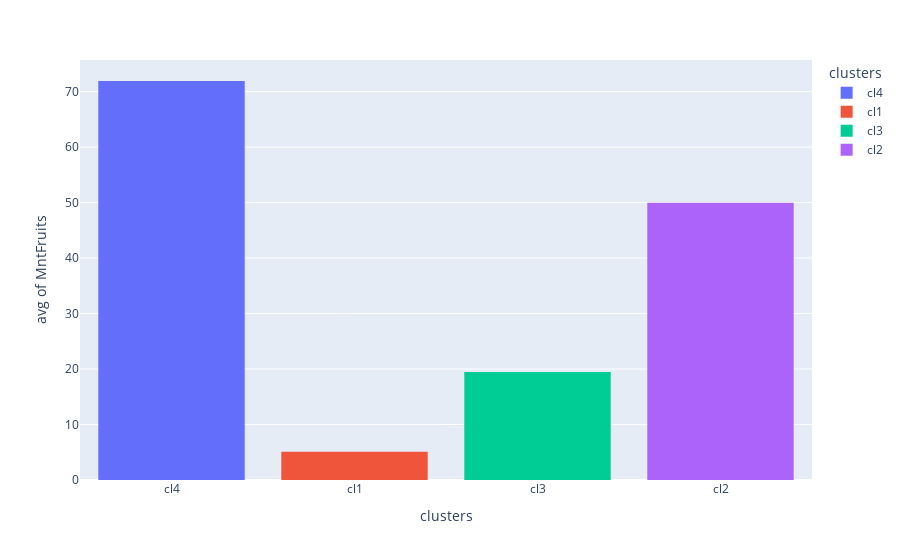

Notebook cell for this chart:
### Code cell
px.histogram(data_frame=data, x = 'clusters', y = 'MntFruits',
             histfunc='avg', color = 'clusters')

### Figure 1 — Plotly figure (JSON) as saved in the notebook; plotly's stock layout.template omitted (floating-point values rounded to 4 significant figures; data arrays with more than 128 entries replaced by an {"elided": "..."} marker saying what was removed)
{"data": [{"alignmentgroup": "True", "bingroup": "x", "histfunc": "avg", "hovertemplate": "clusters=%{x}<br>avg of MntFruits=%{y}<extra></extra>", "legendgroup": "cl4", "marker": {"color": "#636efa", "pattern": {"shape": ""}}, "name": "cl4", "offsetgroup": "cl4", "orientation": "v", "showlegend": true, "type": "histogram", "x": {"elided": "481 str values"}, "xaxis": "x", "y": {"elided": "481 int values"}, "yaxis": "y"}, {"alignmentgroup": "True", "bingroup": "x", "histfunc": "avg", "hovertemplate": "clusters=%{x}<br>avg of MntFruits=%{y}<extra></extra>", "legendgroup": "cl1", "marker": {"color": "#EF553B", "pattern": {"shape": ""}}, "name": "cl1", "offsetgroup": "cl1", "orientation": "v", "showlegend": true, "type": "histogram", "x": {"elided": "995 str values"}, "xaxis": "x", "y": {"elided": "995 int values"}, "yaxis": "y"}, {"alignmentgroup": "True", "bingroup": "x", "histfunc": "avg", "hovertemplate": "clusters=%{x}<br>avg of MntFruits=%{y}<extra></extra>", "legendgroup": "cl3", "marker": {"color": "#00cc96", "pattern": {"shape": ""}}, "name": "cl3", "offsetgroup": "cl3", "orientation": "v", "showlegend": true, "type": "histogram", "x": {"elided": "598 str values"}, "xaxis": "x", "y": {"elided": "598 int values"}, "yaxis": "y"}, {"alignmentgroup": "True", "bingroup": "x", "histfunc": "avg", "hovertemplate": "clusters=%{x}<br>avg of MntFruits=%{y}<extra></extra>", "legendgroup": "cl2", "marker": {"color": "#ab63fa", "pattern": {"shape": ""}}, "name": "cl2", "offsetgroup": "cl2", "orientation": "v", "showlegend": true, "type": "histogram", "x": {"elided": "142 str values"}, "xaxis": "x", "y": {"elided": "142 int values"}, "yaxis": "y"}], "layout": {"barmode": "relative", "legend": {"title": {"text": "clusters"}, "tracegroupgap": 0}, "margin": {"t": 60}, "xaxis": {"anchor": "y", "categoryarray": ["cl4", "cl1", "cl3", "cl2"], "categoryorder": "array", "domain": [0, 1], "title": {"text": "clusters"}}, "yaxis": {"anchor": "x", "domain": [0, 1], "title": {"text": "avg of MntFruits"}}}}
